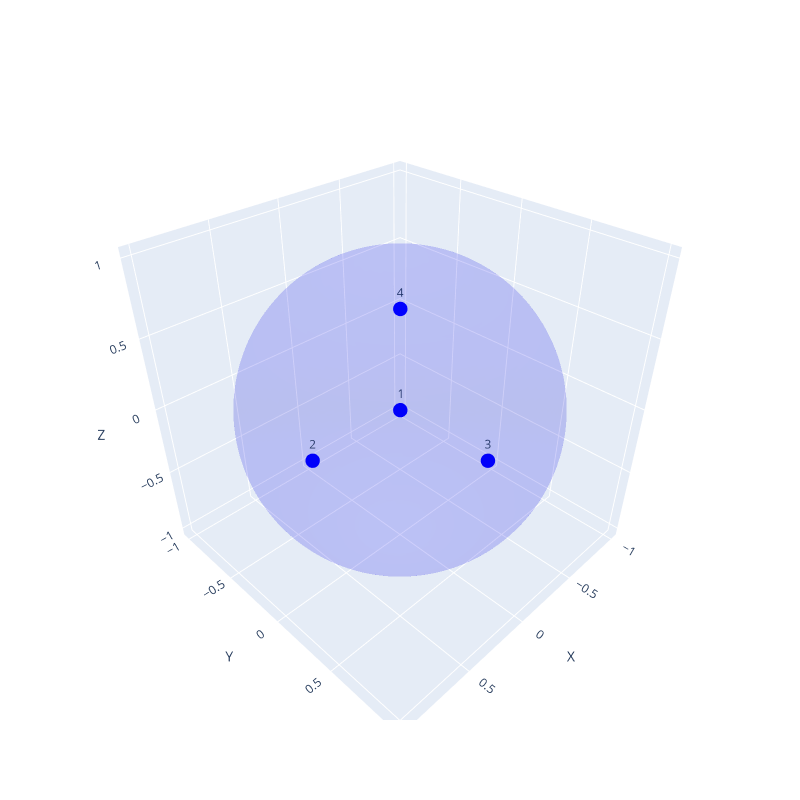

This figure's notebook cell:
### Code cell
fig = go.Figure(data=[unit_sphere()])
fig.add_trace(regular_tetrahron(.4))

# Update layout
fig.update_layout(
    scene=dict(
        xaxis_title='X',
        yaxis_title='Y', 
        zaxis_title='Z',
        aspectmode='cube'
    ),
    width=800,
    height=800,
    showlegend=False
)

fig.show()

### Figure 1 — Plotly figure (JSON) as saved in the notebook; plotly's stock layout.template omitted (floating-point values rounded to 4 significant figures; data arrays with more than 128 entries replaced by an {"elided": "..."} marker saying what was removed)
{"data": [{"colorscale": [[0, "blue"], [1, "blue"]], "opacity": 0.1, "showscale": false, "type": "surface", "x": {"elided": "100x100 float values"}, "y": {"elided": "100x100 float values"}, "z": {"elided": "100x100 float values"}}, {"marker": {"color": "blue", "size": 5}, "mode": "markers+text", "text": ["1", "2", "3", "4"], "textposition": "top center", "type": "scatter3d", "x": [0.4, 0.4, -0.4, -0.4], "y": [0.4, -0.4, 0.4, -0.4], "z": [0.4, -0.4, -0.4, 0.4]}], "layout": {"height": 800, "scene": {"aspectmode": "cube", "xaxis": {"title": {"text": "X"}}, "yaxis": {"title": {"text": "Y"}}, "zaxis": {"title": {"text": "Z"}}}, "showlegend": false, "width": 800}}
